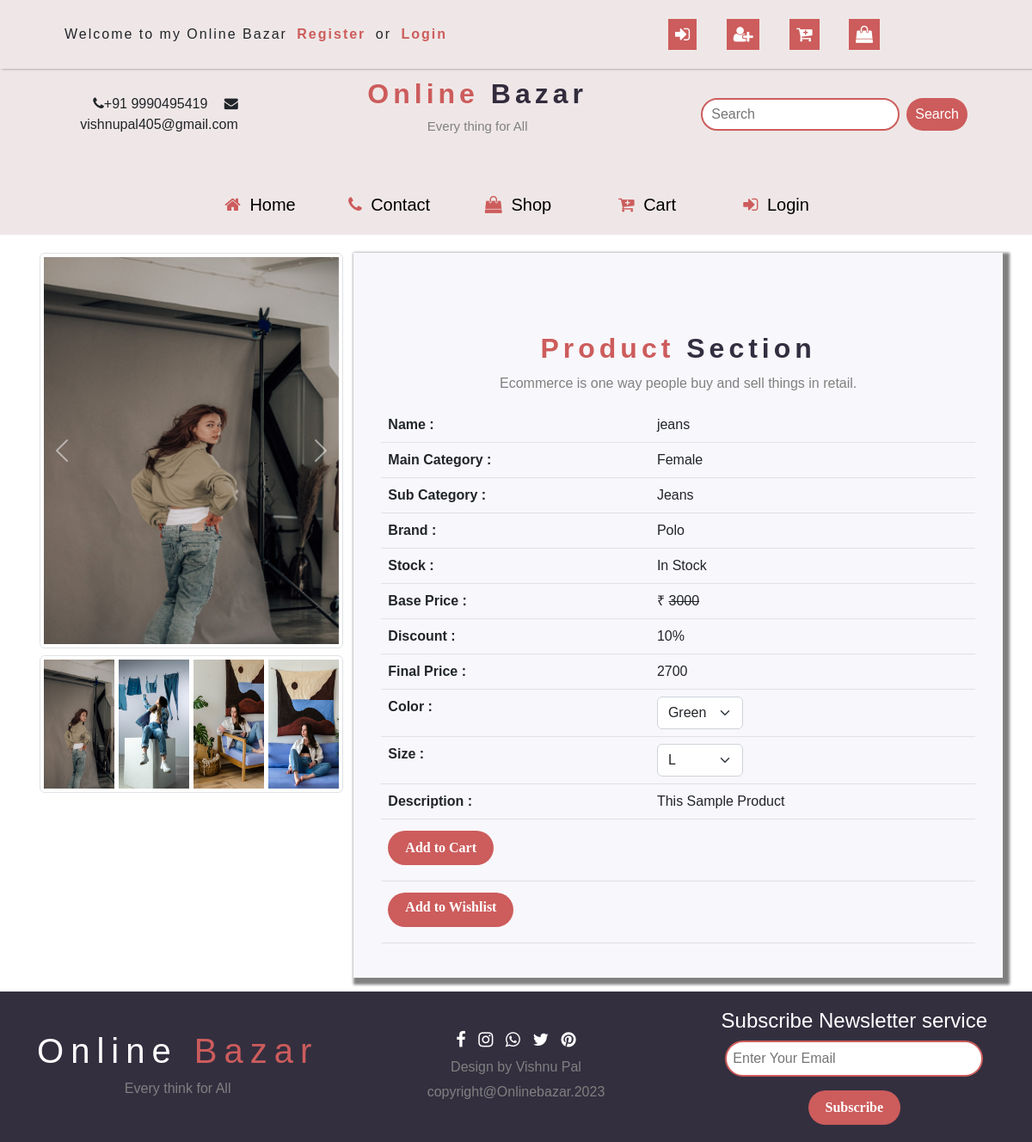
Page /singleProduct/12/ on the committed database.
### mainapp/models.py (models this page shows, shortened)
class Product(models.Model):
    id = models.AutoField(primary_key=True)
    name = models.CharField(max_length=30)
    maincategory = models.ForeignKey(MainCategory, on_delete=models.CASCADE)
    subcategory = models.ForeignKey(SubCategory, on_delete=models.CASCADE)
    brand = models.ForeignKey(Brand, on_delete=models.CASCADE)
    seller = models.ForeignKey(Seller, on_delete=models.CASCADE, default=None)
    baseprice = models.IntegerField()
    discount = models.IntegerField()
    finalprice = models.IntegerField()
    size = models.CharField(max_length=100)
    color = models.CharField(max_length=100)
    discription = models.TextField()
    stock = models.CharField(max_length=20, default="In Stock")
    pic1 = models.ImageField(
        upload_to="images", default="No_image_available.svg.webp", null=True, blank=True
    )
    pic2 = models.ImageField(
        upload_to="images", default="No_image_available.svg.webp", null=True, blank=True
    )
    pic3 = models.ImageField(
        upload_to="images", default="No_image_available.svg.webp", null=True, blank=True
    )
    pic4 = models.ImageField(
        upload_to="images", default="No_image_available.svg.webp", null=True, blank=True
    )

class MainCategory(models.Model):
    id = models.AutoField(primary_key=True)
    name = models.CharField(max_length=30)
    def __str__(self):
        return self.name

class SubCategory(models.Model):
    id = models.AutoField(primary_key=True)
    name = models.CharField(max_length=30)
    def __str__(self):
        return self.name

class Brand(models.Model):
    id = models.AutoField(primary_key=True)
    name = models.CharField(max_length=30)
    def __str__(self):
        return self.name

### mainapp/views.py (the view)
# urls.py: path("singleProduct/<int:num>/", views.singleProduct, name="singleProduct"),
def singleProduct(request, num):
    p = Product.objects.get(id=num)
    color = p.color.strip().split(" ")
    print(color)
    size = p.size.strip().split(" ")
    print(size)
    return render(
        request, "singleProduct.html", {"Product": p, "color": color, "size": size}
    )

### mainapp/templatetags/product.py (called while the page is built)
@register.filter("stock")
def stock(request, data):
    if data == "In Stock":
        return True
    else:
        return False

### mainapp/templates/singleProduct.html (shortened to what this page needs)
{% extends "index.html" %}
{% load static %}
{% load product %}
{% block body %}
<div class="container mt-2">
    <div class="row">
        <div class="col-md-4">
            <div id="carouselExampleFade" class="carousel slide carousel-fade"
                data-bs-ride="carousel">
                <div class="carousel-inner img-thumbnail">
                    <div class="carousel-item active">
                        <img src="{{Product.pic1.url}}" height="450px"
                            class="d-block w-100"
                            alt="...">
                    </div>
                </div>
                <button class="carousel-control-prev" type="button"
                    data-bs-target="#carouselExampleFade" data-bs-slide="prev">
                    <span class="carousel-control-prev-icon" aria-hidden="true"></span>
                </button>
                <button class="carousel-control-next" type="button"
                    data-bs-target="#carouselExampleFade" data-bs-slide="next">
                    <span class="carousel-control-next-icon" aria-hidden="true"></span>
                </button>
            </div>
            <div class="d-flex justify-content-between mt-2 img-thumbnail">
                <img src="{{Product.pic1.url}}" height="150px" width="24%"
                    alt="...">
                <img src="{{Product.pic2.url}}" height="150px" width="24%"
                    alt="...">
                <img src="{{Product.pic3.url}}" height="150px" width="24%"
                    alt="...">
                <img src="{{Product.pic4.url}}" height="150px" width="24%"
                    alt="...">
            </div>
        </div>
        <div class="col-md-8 contform marginSingleProduct"
            style>
            <div class="product-intro">
                <h1>Product <span>Section</span></h1>
                <p>Ecommerce is one way people buy and sell things in retail.</p>
            </div>
            <table class="table">
                <tr>
                    <th>Name : </th>
                    <td>{{Product.name}}</td>
                </tr>
                <tr>
                    <th>Main Category : </th>
                    <td>{{Product.maincategory}}</td>
                </tr>
                <tr>
                    <th>Sub Category : </th>
                    <td>{{Product.subcategory}}</td>
                </tr>
                <tr>
                    <th>Brand : </th>
                    <td>{{Product.brand}}</td>
                </tr>
                <tr>
                    <th>Stock : </th>
                    <td>{{Product.stock}}</td>
                </tr>
                <tr>
                    <th>Base Price : </th>
                    <td>&#8377; <del>{{Product.baseprice}}</del></td>
                </tr>
                <tr>
                    <th>Discount : </th>
                    <td>{{Product.discount}}%</td>
                </tr>
                <tr>
                    <th>Final Price : </th>
                    <td>{{Product.finalprice}}</td>
                </tr>
                <form action="/add-to-cart/" method="post">
                    <tr>
                        <th>Color : </th>
                        <td>
                            <select class="form-select" name="color"
                                style="width:100px;">
                                {% for i in color %}
                                <option value="{{i}}">{{i}}</option>
                                {% endfor %}
                            </select>
                        </td>
                    </tr>
                    <tr>
                        <th>Size : </th>
                        <td>
                            <select class="form-select" name="size"
                                style="width: 100px;">
                                {% for i in size %}
                                <option value="{{i}}">{{i}}</option>
                                {% endfor %}
                            </select>
                        </td>
                    </tr>
                    <tr>
                        <th>Description : </th>
                        <td>{{Product.discription}}</td>
                    </tr>
                    <tr>
                        {% if request|stock:Product.stock %}
                        <th colspan="2"><button type="submit"
                                class="btn button">Add to
                                Cart</button></th>
                        {% else %}
                        <th colspan="2"><button type="submit"
                                class="btn button" disabled>Add to
                                Cart</button></th>
                        {% endif %}
                    </tr>
                </form>
                <tr>
                    <th colspan="2"><a href="/addToWishlist/{{Product.id}}/"
                            class="btn button">Add to
                            Wishlist</a></th>
                </tr>
            </table>
        </div>
    </div>
</div>
{% endblock %}

### mainapp/templates/index.html (shortened to what this page needs)
{% load static %}
<!DOCTYPE html>
<html lang="en">
    <head>
        <link
            href="https://cdn.jsdelivr.net/npm/bootstrap@5.2.3/dist/css/bootstrap.min.css"
            rel="stylesheet">
        <link rel="stylesheet"
            href="https://cdnjs.cloudflare.com/ajax/libs/font-awesome/4.7.0/css/font-awesome.min.css">
        <link rel="stylesheet" href="{% static 'css/style.css' %}">
    </head>
    <body>
        <header>
            <nav class="nav1">
                <div class="left">
                    <span>Welcome to my Online Bazar</span>
                    <a href="{% url 'signup' %}">Register</a> or
                    <a href="{% url 'login' %}">Login</a>
                </div>
                <div class="right">
                    <a href="{% url 'login' %}"><i class="fa fa-sign-in"></i></a>
                    <a href="{% url 'signup' %}"><i class="fa fa-user-plus"></i></a>
                    <a href="{% url 'cart' %}"><i class="fa fa-cart-plus"></i></a>
                    <a href="/shop/All/All/All/"><i
                            class="fa fa-shopping-bag"></i></a>
                </div>
            </nav>
            <nav class="nav2">
                <div class="nav2-left">
                    <i class="fa fa-phone"></i>+91 9990495419
                    <i class="fa fa-envelope"></i>vishnupal405@gmail.com
                </div>
                <div class="nav2-center">
                    <h1>Online <span>Bazar</span></h1>
                    <p>Every thing for All</p>
                </div>
                <div class="nav2-right" style="padding: 0px 70px;">
                    <form class="d-flex w-100 marginFormIndex" role="search"
                        action="/shop/All/All/All/" method="post">
                        <input class="me-2" type="search"
                            placeholder="Search" aria-label="Search"
                            name="search" style="border-radius: 40px;">
                        <button class="search" style="border-radius: 40px;"
                            type="submit">Search</button>
                    </form>
                </div>
            </nav>
        </header>
        <nav class="nav3 navbar navbar-expand-lg sticky-top"
            style="z-index:2; background:#efe7e7; top:-1px;">
            <div class="collapse navbar-collapse"
                style="background:#efe7e7; justify-content:center;margin-top:5px;"
                id="navbarSupportedContent">
                <ul class="navbar-nav">
                    <li><a href="{% url 'index' %}"><i
                                class="fa fa-home"></i>
                            Home</a></li>
                    <li><a href="{% url 'contact' %}"><i class="fa fa-phone"></i>
                            Contact</a></li>
                    <li><a href="/shop/All/All/All/"><i
                                class="fa fa-shopping-bag"></i>
                            Shop</a></li>
                    <li><a href="{% url 'cart' %}"><i
                                class="fa fa-cart-plus"></i>
                            Cart</a></li>
                    {% if request.user.is_authenticated %}
                    <li class="dropdown">
                        <a class="dropdown-toggle"
                            href="#"
                            id="navbarDropdown" role="button"
                            data-bs-toggle="dropdown" aria-expanded="false">
                            <i class="fa fa-users"></i>{{request.user}}
                        </a>
                        <ul class="subdropdown"
                            aria-labelledby="navbarDropdown"
                            style="left:-49px">
                            <li><a class href="/profile/">Profile</a></li>
                            <li><a class href="/logout/">Log
                                    out</a></li>
                        </ul>
                    </li>
                    {% else %}
                    <li><a href="{% url 'login' %}"><i
                                class="fa fa-sign-in"></i>
                            Login</a></li>
                    {% endif %}
                </ul>
            </div>
        </nav>
        {% block body %}{% endblock %}
        <footer class="footer">
            <div>
                <h1>Online <span>Bazar</span></h1>
                <p>Every think for All</p>
            </div>
            <div class="ftr">
                <a
                    href="https://www.facebook.com/login/?privacy_mutation_token=eyJ0eXBlIjowLCJjcmVhdGlvbl90aW1lIjoxNjc1Mzk3Mzk5LCJjYWxsc2l0ZV9pZCI6MjY5NTQ4NDUzMDcyMDk1MX0%3D"><i
                        class="fa fa-facebook"></i></a>
                <a href="https://www.instagram.com/accounts/login/"><i
                        class="fa fa-instagram"></i></a>
                <a href="https://web.whatsapp.com/"><i
                        class="fa fa-whatsapp"></i></a>
                <a
                    href="https://twitter.com/i/flow/login?input_flow_data=%7B%22requested_variant%22%3A%22eyJsYW5nIjoiZW4ifQ%3D%3D%22%7D"><i
                        class="fa fa-twitter"></i></a>
                <a href="https://in.pinterest.com/login/"><i
                        class="fa fa-pinterest"></i></a>
                <p> Design by Vishnu Pal</p>
                <p>copyright@Onlinebazar.2023</p>
            </div>
            <div>
                <h4 for="exampleInputEmail1"
                    style="color:white;margin-top:10px">Subscribe Newsletter
                    service</h4>
                <form method="post" accept="/">
                    <input type="email""
                        name="email"
                        placeholder="Enter Your Email"
                        style="border-radius:30px; border:2px solid indianred; margin-top:0px; padding:7px;width:300px"><br>
                    <button type="submit" class="button mt-3">Subscribe</button>
                </form>
            </div>
        </footer>
    </body>
</html>

### mainapp/static/css/style.css (style rules this page uses)
body { scroll-behavior: smooth; font-family: 'Roboto', sans-serif; }
:root { --primary:indianred; --secondary:rgba(15,10,29,0.849); --light:#2f3640; }
:root { --skin-color:indianred; }
:root { --bg-black-900:#f2f2fc; --bg-black-100:#fdf9ff; --bg-black-50:#e8dfec; --text-black-900:#303e4d; --text-black-700:#504e70; }
body { font-family: Arial, Helvetica, sans-serif; }
.container { padding: 16px; }
header { width: 100%; height:200px; background-color: #efe7e7; }
.nav1 { width: 100%; height: 80px; display: flex; justify-content: space-around; align-items: center; flex-wrap: wrap; box-shadow: 2px 0px 3px gray; text-align: center; }
.nav1 .left { flex-basis: 50%; letter-spacing: 2px; }
.nav1 .left a { color: var(--primary); text-decoration: none; margin: 0px 5px; font-weight: bold; }
.right { flex-basis: 50%; }
.right i { margin: 0px 15px; font-size: 20px; background-color: var(--primary); padding: 8px; cursor: pointer; color: white; transition:0.4s ease-in-out; }
.nav2 { width: 100%; height: 105px; display: flex; justify-content: space-around; align-items: center; flex-wrap: wrap; text-align: center; }
.nav2 .nav2-left,.nav2 .nav2-center,.nav2 .nav2-right { flex-basis: 30%; margin: auto; cursor: pointer; }
.nav2 .nav2-left i { margin-left: 15px; }
.nav2 .nav2-center h1 { color: var(--primary); letter-spacing: 5px; font-size: 2rem; font-weight: bold; }
.nav2 .nav2-center h1 span { color:var(--secondary); }
.nav2 .nav2-center p { color: gray; font-size: 15px; margin-top: 5px; }
.nav3 { width: 100%; height: 70px; line-height: 70px; z-index: 1; }
.nav3 ul { list-style: none; text-align: center; }
.nav3 ul li { display: inline-block; width: 150px; position: relative; z-index: 99; }
.nav3 ul li a { text-decoration: none; color: black; font-weight: 500; display: block; font-size: 20px; }
.nav3 ul li a i { color: var(--primary); margin: 0px 5px; }
.search { border: none; border-radius: 4px; padding: 5px 10px; background-color: indianred; color: white; }
input[type="search"] { border-radius: 5px; border: 2px solid indianred; padding: 5px 10px; }
footer { background-color: var(--secondary); display: flex; justify-content: space-around; align-items: center; flex-wrap: wrap; color: white; text-align: center; padding: 10px; }
.footer div { flex-basis: 30%; }
.footer h1 { letter-spacing: 0.5rem; }
.footer h1 span { color: var(--primary); }
.footer p { font-size: 1rem; margin: 5px 0; color: gray; }
.footer i { margin:0 5px; }
.footer a { font-size: 20px; }
.ftr a { color: white; }
.product-intro { text-align: center; margin-top: 50px; }
.product-intro h1 { color: var(--primary); letter-spacing: 5px; font-size: 2rem; font-weight: bold; margin: 10px 0; }
.product-intro h1 span { color: var(--secondary); }
.product-intro p { color: gray; }
.contform { max-width: 768px; display: flex; flex-direction: column; padding: 2rem 2rem 1.5rem; background-color: #f8f7fb; box-shadow: 4px 4px 3px 4px gray; }
.button { margin-top: 5px; padding: 5px 20px; height: 40px; border: none; background: linear-gradient(to bottom right, indianred, indianred); border-radius: 20px; cursor: pointer; font-size: 16px; font-family: ‘Open Sans’; font-weight: 600; color: white; margin-bottom: 10px; }

### rows in the picture
Product: pic1 (picture), pic2 (picture), pic3 (picture), pic4 (picture), name "jeans", maincategory "Female", subcategory "Jeans", brand "Polo", stock "In Stock", baseprice "3000", discount "10", finalprice "2700", discription "This Sample Product"

### other values in the picture
form field color "Green"
form field size "L"
